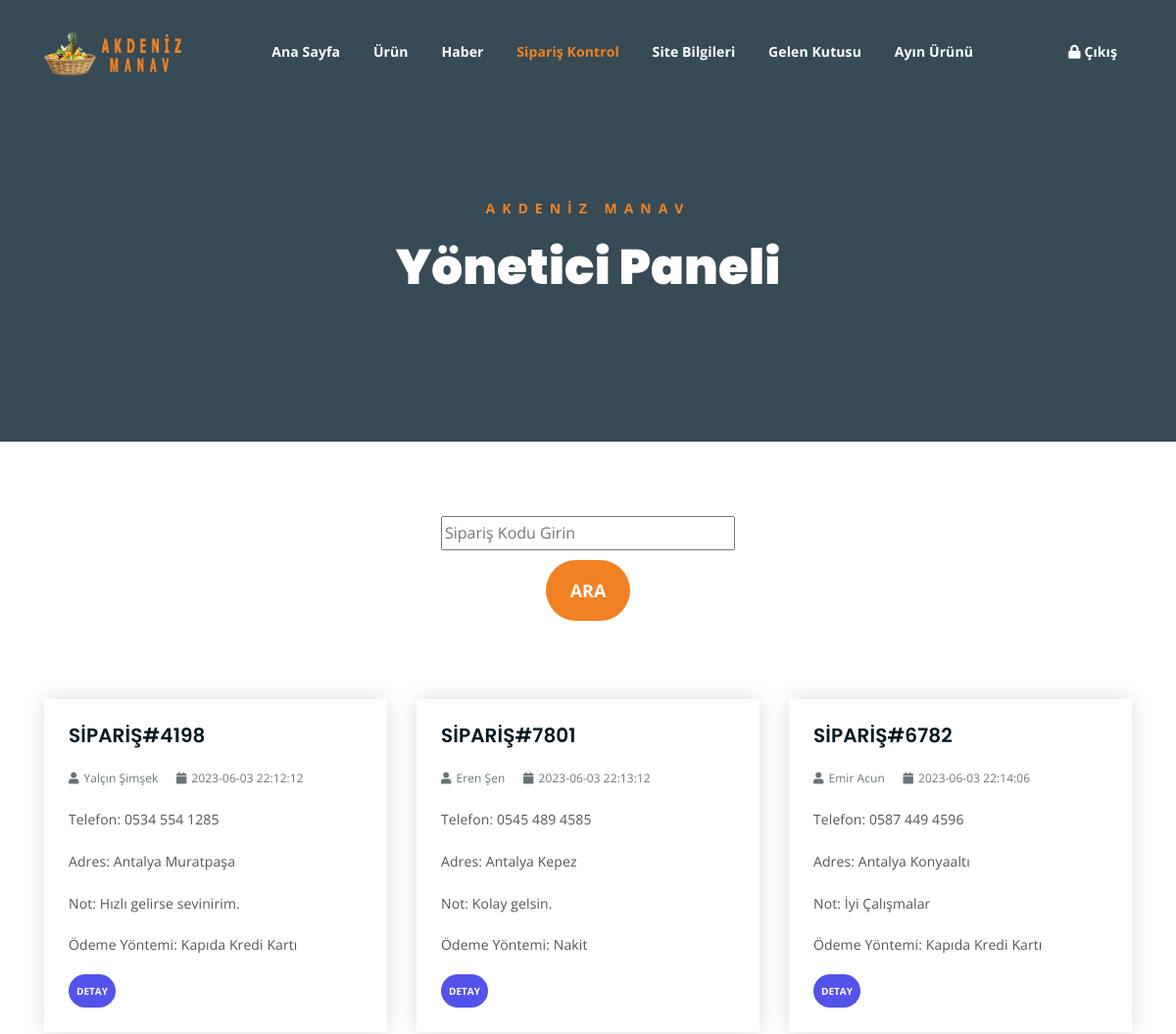
The page /sipkon.php (signed in) on the database its author committed.
### tables this page shows
CREATE TABLE `siparis`  (
  `ad` varchar(255) NULL DEFAULT NULL,
  `mail` varchar(255) NULL DEFAULT NULL,
  `adres` varchar(255) NULL DEFAULT NULL,
  `tel` varchar(255) NULL DEFAULT NULL,
  `ek_not` varchar(255) NULL DEFAULT NULL,
  `sipno` varchar(255) NULL DEFAULT NULL,
  `oyontem` varchar(255) NULL DEFAULT NULL,
  `tarih` datetime NULL DEFAULT NULL
);

### sipkon.php (the view, shortened to what this page needs)
<!DOCTYPE html>
<html lang="tr">
<?php
include('baglan.php');
?>
<head>
	<link rel="stylesheet" href="assets/css/all.min.css">
	<link rel="stylesheet" href="assets/bootstrap/css/bootstrap.min.css">
	<link rel="stylesheet" href="assets/css/owl.carousel.css">
	<link rel="stylesheet" href="assets/css/magnific-popup.css">
	<link rel="stylesheet" href="assets/css/animate.css">
	<link rel="stylesheet" href="assets/css/meanmenu.min.css">
	<link rel="stylesheet" href="assets/css/main.css">
	<link rel="stylesheet" href="assets/css/responsive.css">
</head>
<body>
	<div class="breadcrumb-section breadcrumb-bg">
		<div class="container">
			<div class="row">
				<div class="col-lg-8 offset-lg-2 text-center">
					<div class="breadcrumb-text">
						<p>AKDENİZ MANAV</p>
						<h1>Yönetici Paneli</h1>
					</div>
				</div>
			</div>
		</div>
	</div>
	<div class="top-header-area" id="sticker">
		<div class="container">
			<div class="row">
				<div class="col-lg-12 col-sm-12 text-center">
					<div class="main-menu-wrap">
						<div class="site-logo">
							<a href="yonetim.php">
								<img src="assets/img/logo.png" alt="">
							</a>
						</div>
						<nav class="main-menu">
							<ul>
								<li><a href="yonetim.php">Ana Sayfa</a></li>
								<li><a href="#">Ürün</a>
								</li>
								<li><a href="#">Haber</a>
								</li>
								<li   class="current-list-item"><a href="sipkon.php">Sipariş Kontrol</a></li>
								<li><a href="#">Site Bilgileri</a>
									</li>
									<li><a href="gkutusu.php">Gelen Kutusu</a></li>
									<li><a href="ayurun.php">Ayın Ürünü</a></li>
								<li>
									<div class="header-icons">
										<a class="mobile-hide search-bar-icon" href="logout.php"><i class="fas fa-lock"></i>   Çıkış</a>
									</div>
								</li>
							</ul>
						</nav>
					</div>
				</div>
			</div>
		</div>
	</div>
	<br>
	<br>
	<br>
<?php
$searchTerm = $_GET['search'] ?? '';
$sql = "SELECT * FROM siparis WHERE sipno LIKE '%$searchTerm%'";
$result = mysqli_query($conn, $sql);
if (mysqli_num_rows($result) > 0) {
	echo '<div style="text-align: center; margin-bottom: 10px;">';
    echo '<form method="GET" action="">';
    echo '<input type="text" name="search" placeholder="Sipariş Kodu Girin" value="' . $searchTerm . '" style="margin-bottom: 10px; width: 300px; font-size: 16px;">';
    echo '<br>';
    echo '<input type="submit" value="Ara" style="font-size: 18px; font-weight: bold; padding: 8px background-color: #4CAF50; color: white; border: none; border-radius: 5px; cursor: pointer;">';
    echo '</form>';
    echo '</div>';
    ?>
	<div class="latest-news mt-80 mb-80">
		<div class="container">
			<div class="row"><?php
    while ($row = mysqli_fetch_assoc($result)) {
        ?>
        <div class="col-lg-4 col-md-6">
            <div class="single-latest-news">
                <div class="news-text-box">
				 <h3><a>SİPARİŞ#<?php echo $row['sipno']?></a></h3>
                    <p class="blog-meta">
                        <span class="author"><i class="fas fa-user"></i><?php echo $row['ad']?></span>
                        <span class="date"><i class="fas fa-calendar"></i><?php echo $row['tarih']?></span>
                    </p>
                    <p class="excerpt">Telefon: <?php echo nl2br($row['tel'])?></p>
					<p class="excerpt">Adres: <?php echo nl2br($row['adres'])?></p>
					<p class="excerpt">Not: <?php echo nl2br($row['ek_not'])?></p>
					<p class="excerpt">Ödeme Yöntemi: <?php echo nl2br($row['oyontem'])?></p>
                    <form action="sipdetay.php" method="get">
    <input type="submit" value="Detay" style="font-size: 10px; font-weight: bold; padding: 8px; background-color: #5353ec; color: white; border: none; border-radius: 5px; cursor: pointer;">
	</form>
                </div>
            </div>
			<br>
			<br>
			<br>
			<br>
			<br>
        </div>
        <?php
    }
}
?>
</body>
</html>

### assets/css/main.css (style rules this page uses)
html { font-size: 14px; font-weight: 400; line-height: 28px; height: 100%; }
body { font-family: "Open Sans", sans-serif; font-weight: 400; font-size: 1rem; letter-spacing: 0.1px; line-height: 1.8; color: #051922; overflow-x: hidden; }
body img { max-width: 100%; }
a { cursor: pointer; text-decoration: none; -webkit-transition: all 0.2s ease-in-out; -o-transition: all 0.2s ease-in-out; transition: all 0.2s ease-in-out; }
h1, .h1, h2, .h2, h3, .h3, h4, .h4, h5, .h5, h6, .h6 { font-family: "Poppins", sans-serif; font-weight: 700; margin: 0 0 1.25rem 0; color: #051922; }
h1:last-child, .h1:last-child, h2:last-child, .h2:last-child, h3:last-child, .h3:last-child, h4:last-child, .h4:last-child, h5:last-child, .h5:last-child, h6:last-child, .h6:last-child { margin: 0; }
h1, .h1 { font-size: 4rem; font-weight: 700; line-height: 4rem; }
h3, .h3 { font-size: 2rem; font-weight: 700; line-height: 2.25rem; }
p { font-family: "Open Sans", sans-serif; font-weight: 400; font-size: 1rem; letter-spacing: 0.1px; line-height: 1.8; color: #051922; margin: 0 0 1.25rem 0; }
.mt-80 { margin-top: 80px; }
.mb-80 { margin-bottom: 80px; }
.breadcrumb-bg { background-image: url(../img/breadcrumb-bg.jpg); }
.breadcrumb-text p { color: #F28123; font-weight: 700; text-transform: uppercase; letter-spacing: 7px; }
.breadcrumb-text h1 { font-size: 50px; font-weight: 900; color: #fff; margin: 0; margin-top: 20px; }
.breadcrumb-section { padding: 150px 0; background-size: cover; background-position: center center; position: relative; z-index: 1; background-attachment: fixed; padding-top: 200px; }
.breadcrumb-section:after { position: absolute; left: 0; top: 0; width: 100%; height: 100%; content: ""; background-color: #07212e; z-index: -1; opacity: 0.8; }
.top-header-area { position: absolute; z-index: 999; width: 100%; padding: 25px 0; }
nav.main-menu ul { margin: 0; padding: 0; list-style: none; }
nav.main-menu ul li { display: inline-block; }
nav.main-menu ul li a { color: #fff; font-weight: 700; display: block; padding: 15px; }
nav.main-menu ul > li { position: relative; }
nav.main-menu ul li:last-child a { display: inline-block; }
nav.main-menu > ul li:last-child { float: right; }
.site-logo { float: left; max-width: 150px; }
.main-menu-wrap { position: relative; }
.header-icons a { color: #fff; display: inline-block; padding: 10px; }
.site-logo { padding: 6px 0; }
nav.main-menu ul li.current-list-item > a { color: #F28123; }
nav.main-menu li a { -webkit-transition: 0.3s; -o-transition: 0.3s; transition: 0.3s; }
.top-header-area .header-icons a { -webkit-transition: 0.3s; -o-transition: 0.3s; transition: 0.3s; }
.top-header-area { -webkit-transition: 0.3s; -o-transition: 0.3s; transition: 0.3s; }
.single-latest-news { -webkit-box-shadow: 0 0 20px #dddddd; box-shadow: 0 0 20px #dddddd; -webkit-transition: 0.3s; -o-transition: 0.3s; transition: 0.3s; }
input[type="submit"] { -webkit-transition: 0.3s; -o-transition: 0.3s; transition: 0.3s; border-radius: 50px !important; }
html, body { height: 100%; }
input[type="submit"] { background-color: #F28123; color: #051922; font-weight: 700; text-transform: uppercase; font-size: 15px; border: none !important; cursor: pointer; padding: 15px 25px; border-radius: 3px; }
.single-latest-news h3 { font-size: 20px; line-height: 1.25em; font-weight: 600; }
.single-latest-news h3 a { color: #051922; }
p.blog-meta span { margin-right: 15px; opacity: 0.6; color: #051922; font-size: 0.85em; }
p.blog-meta span:last-child { margin-right: 0; }
p.blog-meta span i { margin-right: 5px; }
p.excerpt { line-height: 1.8; color: #555; }
.news-text-box { padding: 25px; border-bottom-left-radius: 5px; border-bottom-right-radius: 5px; }
.single-latest-news { margin-bottom: 30px; }

### rows shown on the page
siparis: sipno "4198", ad "Yalçın Şimşek", tarih "2023-06-03 22:12:12", tel "0534 554 1285", adres "Antalya Muratpaşa", ek_not "Hızlı gelirse sevinirim.", oyontem "Kapıda Kredi Kartı"
siparis: sipno "7801", ad "Eren Şen", tarih "2023-06-03 22:13:12", tel "0545 489 4585", adres "Antalya Kepez", ek_not "Kolay gelsin.", oyontem "Nakit"
siparis: sipno "6782", ad "Emir Acun", tarih "2023-06-03 22:14:06", tel "0587 449 4596", adres "Antalya Konyaaltı", ek_not "İyi Çalışmalar", oyontem "Kapıda Kredi Kartı"
